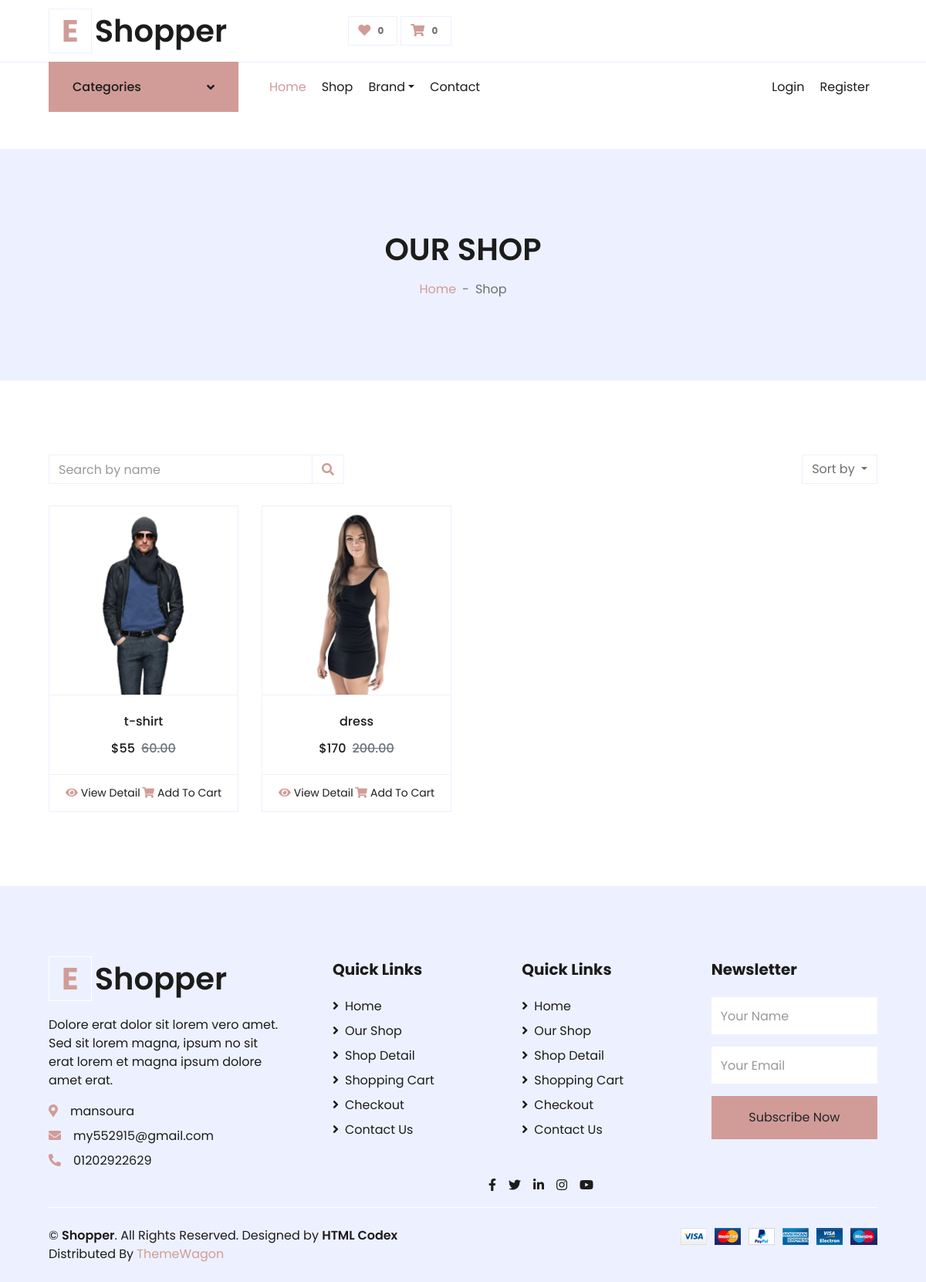
Before: /product/brand/Zara with the older database file.
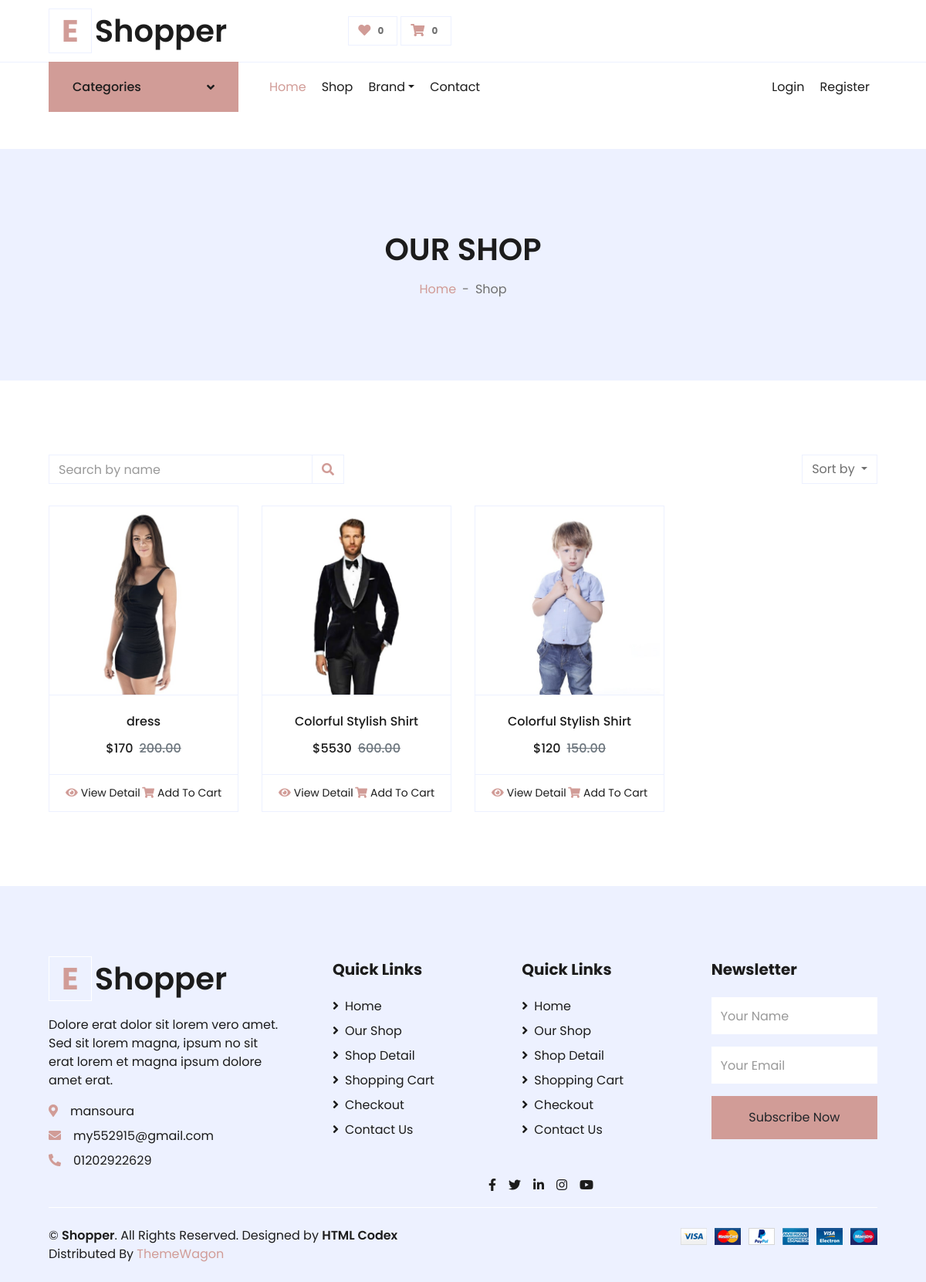
After: the same page with the newer database file.
### settings/models.py (models this page shows, shortened)
class Info(models.Model):
    site_name = models.CharField( max_length=50)
    description = models.TextField(max_length=1000)
    phone = models.CharField( max_length=30 , null=True, blank=True)
    email = models.EmailField( max_length=254 , null=True, blank=True)
    address = models.CharField( max_length=50 , null=True, blank=True)
    image = models.ImageField(upload_to='settings/', null=True, blank=True )
    fb_link = models.URLField( max_length=200)
    twitter_link = models.URLField( max_length=200)
    instagram_link = models.URLField( max_length=200)

### product/models.py (models this page shows, shortened)
class Product(models.Model):
    name = models.CharField(max_length=100)
    image = models.ImageField(upload_to='product/')
    price = models.IntegerField(default=0)
    discount = models.DecimalField(max_digits=5  , decimal_places=2,default=0)
    description = models.TextField(max_length=10000)
    created_at = models.DateTimeField( default=timezone.now)
    category = models.ManyToManyField('ProductCategory',related_name='product_category',verbose_name=('category'),  null=True)
    PRDBrand = models.ForeignKey('settings.Brand' ,related_name='product_brand', on_delete=models.CASCADE , blank=True, null=True ,verbose_name=_("Brand "))
    color = models.ManyToManyField('Color',related_name='product_color',null=True,blank=True)
    size = models.ManyToManyField('Size',related_name='product_size',null=True,blank=True)
    slug = models.SlugField(null=True,blank=True)
    def get_absolute_url(self):
        return reverse("product:product_detail", kwargs={"slug": self.slug})

### product/views.py (the view)
# urls.py: path('brand/<str:slug>' , views.ProductByBrand.as_view() , name='product_by_brand'),
class ProductByBrand(ListView):
    model = Product
    template_name = 'product/home_search.html'
    def get_queryset(self) :
        slug = self.kwargs['slug']
        object_list = Product.objects.filter(
            Q(PRDBrand__BRDName__icontains = slug)
        )
        return object_list

### product/models.py (called while the page is built)
    def __str__(self):
        return self.name

### product/templates/product/home_search.html (shortened to what this page needs)
{% extends 'base.html' %}
{% load static %}
{% block body %}
<div class="container-fluid bg-secondary mb-5">
    <div class="d-flex flex-column align-items-center justify-content-center" style="min-height: 300px">
        <h1 class="font-weight-semi-bold text-uppercase mb-3">Our Shop</h1>
        <div class="d-inline-flex">
            <p class="m-0"><a href="/">Home</a></p>
            <p class="m-0 px-2">-</p>
            <p class="m-0">Shop</p>
        </div>
    </div>
</div>
<div class="container-fluid pt-5">
    <div class="row px-xl-5">
        <div class="col-lg-12 ">
            <div class="row pb-4">
                <div class="col-12 pb-1">
                    <div class="d-flex align-items-center justify-content-between mb-4">
                        <form action="{% url 'product:product_list'%}">
                            <div class="input-group">
                                <input type="text" name="q" class="form-control" placeholder="Search by name">
                                <div class="input-group-append">
                                    <span class="input-group-text bg-transparent text-primary">
                                        <i class="fa fa-search"></i>
                                    </span>
                                </div>
                            </div>
                        </form>
                        <div class="dropdown ml-4">
                            <button class="btn border dropdown-toggle" type="button" id="triggerId"
                                data-toggle="dropdown" aria-haspopup="true" aria-expanded="false">
                                Sort by
                            </button>
                        </div>
                    </div>
                </div>
                {% for product in object_list  %}
                <div class="col-md-3">
                    <div class="card product-item border-0 mb-4">
                        <div
                            class="card-header product-img position-relative overflow-hidden bg-transparent border p-0">
                            <img class="img-fluid w-100" src="{{product.image.url}}" alt="">
                        </div>
                        <div class="card-body border-left border-right text-center p-0 pt-4 pb-3">
                            <h6 class="text-truncate mb-3">{{product.name}}</h6>
                            <div class="d-flex justify-content-center">
                                <h6>${{product.price}}</h6>
                                <h6 class="text-muted ml-2"><del>{{product.discount}}</del></h6>
                            </div>
                        </div>
                        <div class="card-footer d-flex justify-content-between bg-light border">
                            <a href="{{product.get_absolute_url}}" class="btn btn-sm text-dark p-0"><i
                                    class="fas fa-eye text-primary mr-1"></i>View
                                Detail</a>
                            <a href="" class="btn btn-sm text-dark p-0"><i
                                    class="fas fa-shopping-cart text-primary mr-1"></i>Add To Cart</a>
                        </div>
                    </div>
                </div>
                {% endfor %}
            </div>
        </div>
    </div>
</div>
{% endblock body %}

### templates/base.html (shortened to what this page needs)
{% load static %}
<!DOCTYPE html>
<html lang="en">
<head>
    <link href="https://cdnjs.cloudflare.com/ajax/libs/font-awesome/5.10.0/css/all.min.css" rel="stylesheet">
    <link href="{% static 'lib4/owlcarousel/assets/owl.carousel.min.css'%}" rel="stylesheet">
    <link href="{% static 'css4/style.css'%}" rel="stylesheet">
</head>
<body>
    <div class="container-fluid">
        <div class="row align-items-center py-3 px-xl-5">
            <div class="col-lg-3 d-none d-lg-block">
                <a href="" class="text-decoration-none">
                    <h1 class="m-0 display-5 font-weight-semi-bold"><span
                            class="text-primary font-weight-bold border px-3 mr-1">E</span>{{myfooter.site_name}}</h1>
                </a>
            </div>
            <div class="col-lg-3 col-6 text-right">
                <a href="" class="btn border">
                    <i class="fas fa-heart text-primary"></i>
                    <span class="badge">0</span>
                </a>
                <a href="" class="btn border">
                    <i class="fas fa-shopping-cart text-primary"></i>
                    <span class="badge">0</span>
                </a>
            </div>
        </div>
    </div>
    <div class="container-fluid mb-5">
        <div class="row border-top px-xl-5">
            <div class="col-lg-3 d-none d-lg-block">
                <a class="btn shadow-none d-flex align-items-center justify-content-between bg-primary text-white w-100"
                    data-toggle="collapse" href="#navbar-vertical"
                    style="height: 65px; margin-top: -1px; padding: 0 30px;">
                    <h6 class="m-0">Categories</h6>
                    <i class="fa fa-angle-down text-dark"></i>
                </a>
            </div>
            <div class="col-lg-9">
                <nav class="navbar navbar-expand-lg bg-light navbar-light py-3 py-lg-0 px-0">
                    <div class="collapse navbar-collapse justify-content-between" id="navbarCollapse">
                        <div class="navbar-nav mr-auto py-0">
                            <a href="/" class="nav-item nav-link active">Home</a>
                            <a href="{% url 'product:product_list'%}" class="nav-item nav-link">Shop</a>
                            <div class="nav-item dropdown">
                                <a href="#" class="nav-link dropdown-toggle" data-toggle="dropdown">Brand</a>
                            </div>
                            <a href="contact.html" class="nav-item nav-link">Contact</a>
                        </div>
                        <div class="navbar-nav ml-auto py-0">
                            <a href="" class="nav-item nav-link">Login</a>
                            <a href="" class="nav-item nav-link">Register</a>
                        </div>
                    </div>
                </nav>
            </div>
        </div>
    </div>
    {% block body %}
    {% endblock body %}
    <div class="container-fluid bg-secondary text-dark mt-5 pt-5">
        <div class="row px-xl-5 pt-5">
            <div class="col-lg-4 col-md-12 mb-5 pr-3 pr-xl-5">
                <a href="" class="text-decoration-none">
                    <h1 class="mb-4 display-5 font-weight-semi-bold"><span
                            class="text-primary font-weight-bold border border-white px-3 mr-1">E</span>{{myfooter.site_name}}
                    </h1>
                </a>
                <p>{{myfooter.description}}</p>
                <p class="mb-2"><i class="fa fa-map-marker-alt text-primary mr-3"></i>{{myfooter.address}}</p>
                <p class="mb-2"><i class="fa fa-envelope text-primary mr-3"></i>{{myfooter.email}}</p>
                <p class="mb-0"><i class="fa fa-phone-alt text-primary mr-3"></i>{{myfooter.phone}}</p>
            </div>
            <div class="col-lg-8 col-md-12">
                <div class="row">
                    <div class="col-md-4 mb-5">
                        <h5 class="font-weight-bold text-dark mb-4">Quick Links</h5>
                        <div class="d-flex flex-column justify-content-start">
                            <a class="text-dark mb-2" href="/"><i class="fa fa-angle-right mr-2"></i>Home</a>
                            <a class="text-dark mb-2" href="{% url 'product:product_list'%}"><i
                                    class="fa fa-angle-right mr-2"></i>Our
                                Shop</a>
                            <a class="text-dark mb-2" href="detail.html"><i class="fa fa-angle-right mr-2"></i>Shop
                                Detail</a>
                            <a class="text-dark mb-2" href="cart.html"><i class="fa fa-angle-right mr-2"></i>Shopping
                                Cart</a>
                            <a class="text-dark mb-2" href="checkout.html"><i
                                    class="fa fa-angle-right mr-2"></i>Checkout</a>
                            <a class="text-dark" href="contact.html"><i class="fa fa-angle-right mr-2"></i>Contact
                                Us</a>
                        </div>
                    </div>
                    <div class="col-md-4 mb-5">
                        <h5 class="font-weight-bold text-dark mb-4">Quick Links</h5>
                        <div class="d-flex flex-column justify-content-start">
                            <a class="text-dark mb-2" href="index.html"><i class="fa fa-angle-right mr-2"></i>Home</a>
                            <a class="text-dark mb-2" href="shop.html"><i class="fa fa-angle-right mr-2"></i>Our
                                Shop</a>
                            <a class="text-dark mb-2" href="detail.html"><i class="fa fa-angle-right mr-2"></i>Shop
                                Detail</a>
                            <a class="text-dark mb-2" href="cart.html"><i class="fa fa-angle-right mr-2"></i>Shopping
                                Cart</a>
                            <a class="text-dark mb-2" href="checkout.html"><i
                                    class="fa fa-angle-right mr-2"></i>Checkout</a>
                            <a class="text-dark" href="contact.html"><i class="fa fa-angle-right mr-2"></i>Contact
                                Us</a>
                        </div>
                    </div>
                    <div class="col-md-4 mb-5">
                        <h5 class="font-weight-bold text-dark mb-4">Newsletter</h5>
                        <form action="">
                            <div class="form-group">
                                <input type="text" class="form-control border-0 py-4" placeholder="Your Name"
                                    required="required" />
                            </div>
                            <div class="form-group">
                                <input type="email" class="form-control border-0 py-4" placeholder="Your Email"
                                    required="required" />
                            </div>
                            <div>
                                <button class="btn btn-primary btn-block border-0 py-3" type="submit">Subscribe
                                    Now</button>
                            </div>
                        </form>
                    </div>
                    <div class="col-lg-6 text-center text-lg-right">
                        <div class="d-inline-flex align-items-center">
                            <a class="text-dark px-2" href="{{myfooter.fb_link}}">
                                <i class="fab fa-facebook-f"></i>
                            </a>
                            <a class="text-dark px-2" href="{{myfooter.twitter_link}}">
                                <i class="fab fa-twitter"></i>
                            </a>
                            <a class="text-dark px-2" href="">
                                <i class="fab fa-linkedin-in"></i>
                            </a>
                            <a class="text-dark px-2" href="">
                                <i class="fab fa-instagram"></i>
                            </a>
                            <a class="text-dark pl-2" href="">
                                <i class="fab fa-youtube"></i>
                            </a>
                        </div>
                    </div>
                </div>
            </div>
        </div>
        <div class="row border-top border-light mx-xl-5 py-4">
            <div class="col-md-6 px-xl-0">
                <p class="mb-md-0 text-center text-md-left text-dark">
                    &copy; <a class="text-dark font-weight-semi-bold" href="#">{{myfooter.site_name}}</a>. All Rights
                    Reserved.
                    Designed
                    by
                    <a class="text-dark font-weight-semi-bold" href="https://htmlcodex.com">HTML Codex</a><br>
                    Distributed By <a href="https://themewagon.com" target="_blank">ThemeWagon</a>
                </p>
            </div>
            <div class="col-md-6 px-xl-0 text-center text-md-right">
                <img class="img-fluid" src="img/payments.png" alt="">
            </div>
        </div>
    </div>
</body>
</html>

Changed rows visible on the page:
removed Product: image (picture), name "t-shirt", price "55", discount "60.00"
added Product: image (picture), name "Colorful Stylish Shirt", price "5530", discount "600.00"
added Product: image (picture), name "Colorful Stylish Shirt", price "120", discount "150.00"
